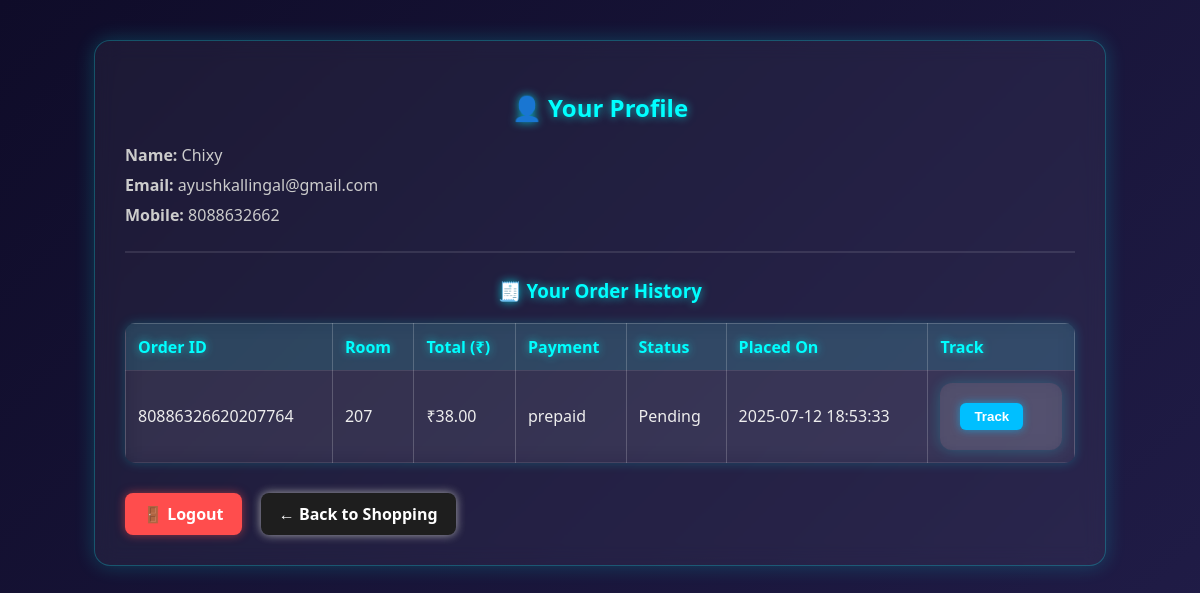
Before: /profile (signed in) with the older database file.
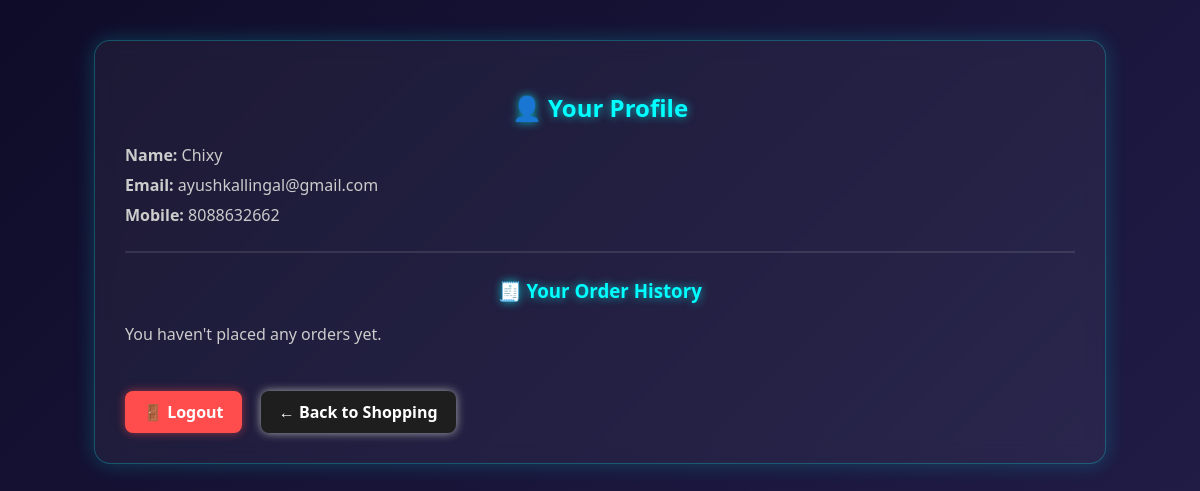
After: the same page with the newer database file.
### tables this page shows
CREATE TABLE orders (
    id INTEGER PRIMARY KEY AUTOINCREMENT,
    order_code TEXT,
    name TEXT NOT NULL,
    room TEXT NOT NULL,
    mobile TEXT,
    payment TEXT NOT NULL,
    status TEXT DEFAULT 'Order Pending',
    order_time TEXT
);

### app.py (the view)
@app.route("/profile")
def profile():
    user = session.get("user")
    if not user:
        flash("Please log in to view your profile.")
        return redirect(url_for("login"))
    conn = get_db_connection()
    orders = conn.execute("""
        SELECT o.id AS order_id, o.order_code, o.room, o.payment, o.status, o.order_time,
               COALESCE(SUM(oi.quantity * oi.price), 0) AS total_amount
        FROM orders o
        LEFT JOIN order_items oi ON o.id = oi.order_id
        WHERE o.mobile = ?
        GROUP BY o.id
        ORDER BY o.order_time DESC
    """, (user["mobile"],)).fetchall()
    conn.close()
    return render_template("profile.html", user=user, orders=orders)

### app.py (called while the page is built)
def get_db_connection():
    conn = sqlite3.connect(os.path.join(app.instance_path, 'database.db'))  # no more ../
    conn.row_factory = sqlite3.Row
    return conn

@app.before_request
def require_login_for_cart_ops():
    protected_endpoints = {
        "add_to_cart", "add_bulk_to_cart", "cart",
        "update_cart_quantity", "order"
    }
    if request.endpoint in protected_endpoints:
        if "user" not in session:
            flash("You must be logged in to add items to the cart or place orders.", "error")
            return redirect(url_for("login"))

### templates/profile.html (shortened to what this page needs)
<!DOCTYPE html>
<html lang="en">
<head>
  <link rel="stylesheet" href="{{ url_for('static', filename='neon.css') }}">
</head>
<body>
  <div class="container">
    <h2>👤 Your Profile</h2>
    <div class="info">
      <p><strong>Name:</strong> {{ user.name }}</p>
      <p><strong>Email:</strong> {{ user.email }}</p>
      <p><strong>Mobile:</strong> {{ user.mobile }}</p>
    </div>
    <hr>
    <h3>🧾 Your Order History</h3>
    {% if orders %}
      <table>
        <thead>
          <tr>
            <th>Order ID</th>
            <th>Room</th>
            <th>Total (₹)</th>
            <th>Payment</th>
            <th>Status</th>
            <th>Placed On</th>
            <th>Track</th>
          </tr>
        </thead>
        <tbody>
          {% for order in orders %}
            <tr>
              <td>{{ order.order_code }}</td>
              <td>{{ order.room }}</td>
              <td>₹{{ "%.2f"|format(order.total_amount) }}</td>
              <td>{{ order.payment }}</td>
              <td>{{ order.status }}</td>
              <td>{{ order.order_time }}</td>
              <td>
                <form method="POST" action="/track_order">
                  <button type="submit" class="track-btn">Track</button>
                </form>
              </td>
            </tr>
          {% endfor %}
        </tbody>
      </table>
    {% else %}
      <p>You haven't placed any orders yet.</p>
    {% endif %}
    <a href="/logout" class="logout-btn">🚪 Logout</a>
    <a href="/shop" class="btn">← Back to Shopping</a>
  </div>
</body>
</html>

Changed rows visible on the page:
removed orders: name "Chixy", order_code "80886326620207764", room "207", total_amount "38.00", payment "prepaid", status "Pending", order_time "2025-07-12 18:53:33"
Other visible differences:
{{ user.name }}: (not shown) → "Chixy"
text no longer shown: "Order ID Room Total (₹) Payment Status Placed On Track"
text now shown: "You haven't placed any orders yet."
